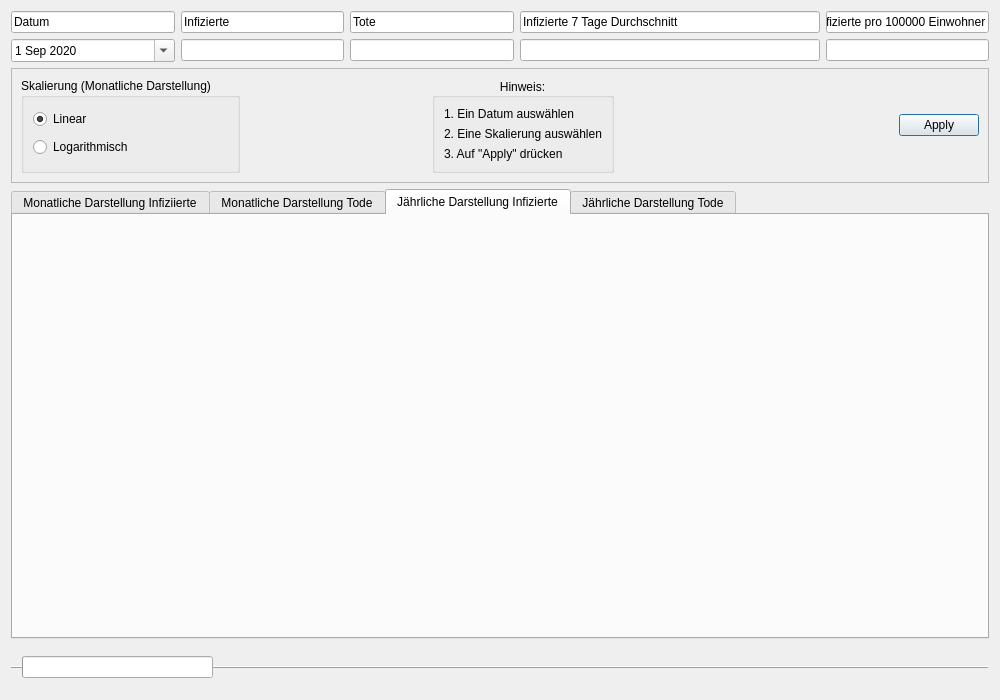
<?xml version="1.0" encoding="UTF-8"?>
<ui version="4.0">
 <class>Ukraine</class>
 <widget class="QDialog" name="Ukraine">
  <property name="geometry">
   <rect>
    <x>0</x>
    <y>0</y>
    <width>1000</width>
    <height>700</height>
   </rect>
  </property>
  <property name="windowTitle">
   <string>Ukraine</string>
  </property>
  <layout class="QVBoxLayout" name="verticalLayout_7">
   <item>
    <layout class="QGridLayout" name="gridLayout">
     <item row="4" column="2">
      <widget class="QLineEdit" name="lineEdit_6">
       <property name="readOnly">
        <bool>true</bool>
       </property>
      </widget>
     </item>
     <item row="2" column="1">
      <widget class="QLineEdit" name="lineEdit">
       <property name="text">
        <string>Infizierte</string>
       </property>
       <property name="readOnly">
        <bool>true</bool>
       </property>
      </widget>
     </item>
     <item row="2" column="4">
      <widget class="QLineEdit" name="lineEdit_2">
       <property name="minimumSize">
        <size>
         <width>300</width>
         <height>0</height>
        </size>
       </property>
       <property name="text">
        <string>Infizierte 7 Tage Durchschnitt</string>
       </property>
       <property name="readOnly">
        <bool>true</bool>
       </property>
      </widget>
     </item>
     <item row="4" column="1">
      <widget class="QLineEdit" name="lineEdit_4">
       <property name="readOnly">
        <bool>true</bool>
       </property>
      </widget>
     </item>
     <item row="4" column="0">
      <widget class="QDateEdit" name="dateEdit">
       <property name="readOnly">
        <bool>false</bool>
       </property>
       <property name="buttonSymbols">
        <enum>QAbstractSpinBox::NoButtons</enum>
       </property>
       <property name="accelerated">
        <bool>false</bool>
       </property>
       <property name="dateTime">
        <datetime>
         <hour>0</hour>
         <minute>0</minute>
         <second>0</second>
         <year>2020</year>
         <month>9</month>
         <day>1</day>
        </datetime>
       </property>
       <property name="minimumDateTime">
        <datetime>
         <hour>0</hour>
         <minute>0</minute>
         <second>0</second>
         <year>2020</year>
         <month>1</month>
         <day>1</day>
        </datetime>
       </property>
       <property name="currentSection">
        <enum>QDateTimeEdit::DaySection</enum>
       </property>
       <property name="calendarPopup">
        <bool>true</bool>
       </property>
       <property name="timeSpec">
        <enum>Qt::LocalTime</enum>
       </property>
       <property name="date">
        <date>
         <year>2020</year>
         <month>9</month>
         <day>1</day>
        </date>
       </property>
      </widget>
     </item>
     <item row="2" column="0">
      <widget class="QLineEdit" name="lineEdit_3">
       <property name="text">
        <string>Datum</string>
       </property>
       <property name="readOnly">
        <bool>true</bool>
       </property>
      </widget>
     </item>
     <item row="2" column="2">
      <widget class="QLineEdit" name="lineEdit_5">
       <property name="text">
        <string>Tote</string>
       </property>
       <property name="readOnly">
        <bool>true</bool>
       </property>
      </widget>
     </item>
     <item row="4" column="4">
      <widget class="QLineEdit" name="lineEdit_7">
       <property name="readOnly">
        <bool>true</bool>
       </property>
      </widget>
     </item>
     <item row="2" column="5">
      <widget class="QLineEdit" name="lineEdit_8">
       <property name="text">
        <string>Infizierte pro 100000 Einwohner</string>
       </property>
       <property name="readOnly">
        <bool>true</bool>
       </property>
      </widget>
     </item>
     <item row="4" column="5">
      <widget class="QLineEdit" name="lineEdit_9">
       <property name="readOnly">
        <bool>true</bool>
       </property>
      </widget>
     </item>
    </layout>
   </item>
   <item>
    <widget class="QFrame" name="frame">
     <property name="frameShape">
      <enum>QFrame::StyledPanel</enum>
     </property>
     <property name="frameShadow">
      <enum>QFrame::Raised</enum>
     </property>
     <layout class="QGridLayout" name="gridLayout_4">
      <item row="0" column="0">
       <widget class="QGroupBox" name="groupBox">
        <property name="enabled">
         <bool>true</bool>
        </property>
        <property name="title">
         <string>Skalierung (Monatliche Darstellung)</string>
        </property>
        <property name="flat">
         <bool>false</bool>
        </property>
        <property name="checkable">
         <bool>false</bool>
        </property>
        <layout class="QVBoxLayout" name="verticalLayout_6">
         <item>
          <widget class="QRadioButton" name="skalaLiear">
           <property name="text">
            <string>Linear</string>
           </property>
           <property name="checked">
            <bool>true</bool>
           </property>
          </widget>
         </item>
         <item>
          <widget class="QRadioButton" name="skalaLogarithm">
           <property name="text">
            <string>Logarithmisch</string>
           </property>
          </widget>
         </item>
        </layout>
       </widget>
      </item>
      <item row="0" column="5">
       <spacer name="horizontalSpacer_2">
        <property name="orientation">
         <enum>Qt::Horizontal</enum>
        </property>
        <property name="sizeHint" stdset="0">
         <size>
          <width>40</width>
          <height>20</height>
         </size>
        </property>
       </spacer>
      </item>
      <item row="0" column="6">
       <widget class="QDialogButtonBox" name="buttonBox">
        <property name="standardButtons">
         <set>QDialogButtonBox::Apply</set>
        </property>
        <property name="centerButtons">
         <bool>false</bool>
        </property>
       </widget>
      </item>
      <item row="0" column="1">
       <spacer name="horizontalSpacer">
        <property name="orientation">
         <enum>Qt::Horizontal</enum>
        </property>
        <property name="sizeHint" stdset="0">
         <size>
          <width>40</width>
          <height>20</height>
         </size>
        </property>
       </spacer>
      </item>
      <item row="0" column="2">
       <widget class="Line" name="line">
        <property name="orientation">
         <enum>Qt::Horizontal</enum>
        </property>
       </widget>
      </item>
      <item row="0" column="4">
       <widget class="QGroupBox" name="groupBox_2">
        <property name="title">
         <string>Hinweis:</string>
        </property>
        <property name="alignment">
         <set>Qt::AlignCenter</set>
        </property>
        <property name="flat">
         <bool>false</bool>
        </property>
        <layout class="QGridLayout" name="gridLayout_6">
         <item row="0" column="0">
          <widget class="QLabel" name="label">
           <property name="text">
            <string>1. Ein Datum auswählen</string>
           </property>
          </widget>
         </item>
         <item row="1" column="0">
          <widget class="QLabel" name="label_2">
           <property name="text">
            <string>2. Eine Skalierung auswählen</string>
           </property>
          </widget>
         </item>
         <item row="2" column="0">
          <widget class="QLabel" name="label_3">
           <property name="text">
            <string>3. Auf &quot;Apply&quot; drücken</string>
           </property>
          </widget>
         </item>
        </layout>
       </widget>
      </item>
     </layout>
    </widget>
   </item>
   <item>
    <layout class="QVBoxLayout" name="verticalLayout">
     <item>
      <widget class="QTabWidget" name="tabWidget">
       <property name="currentIndex">
        <number>2</number>
       </property>
       <widget class="QWidget" name="tab">
        <attribute name="title">
         <string>Monatliche Darstellung Infiziierte</string>
        </attribute>
        <layout class="QGridLayout" name="gridLayout_2">
         <item row="0" column="0">
          <layout class="QVBoxLayout" name="verticalLayout_3"/>
         </item>
        </layout>
       </widget>
       <widget class="QWidget" name="tab_5">
        <attribute name="title">
         <string>Monatliche Darstellung Tode</string>
        </attribute>
        <layout class="QGridLayout" name="gridLayout_3">
         <item row="0" column="0">
          <layout class="QVBoxLayout" name="verticalLayout_9"/>
         </item>
        </layout>
       </widget>
       <widget class="QWidget" name="Tab_2">
        <attribute name="title">
         <string>Jährliche Darstellung Infizierte</string>
        </attribute>
        <layout class="QVBoxLayout" name="verticalLayout_5">
         <item>
          <layout class="QVBoxLayout" name="verticalLayout_4"/>
         </item>
        </layout>
       </widget>
       <widget class="QWidget" name="tab_3">
        <attribute name="title">
         <string>Jährliche Darstellung Tode</string>
        </attribute>
        <layout class="QVBoxLayout" name="verticalLayout_8">
         <item>
          <layout class="QVBoxLayout" name="verticalLayout_2"/>
         </item>
        </layout>
       </widget>
      </widget>
     </item>
    </layout>
   </item>
   <item>
    <widget class="QFrame" name="frame_2">
     <property name="frameShape">
      <enum>QFrame::HLine</enum>
     </property>
     <property name="frameShadow">
      <enum>QFrame::Raised</enum>
     </property>
     <layout class="QGridLayout" name="gridLayout_5">
      <item row="0" column="3">
       <spacer name="horizontalSpacer_4">
        <property name="orientation">
         <enum>Qt::Horizontal</enum>
        </property>
        <property name="sizeHint" stdset="0">
         <size>
          <width>40</width>
          <height>20</height>
         </size>
        </property>
       </spacer>
      </item>
      <item row="0" column="0">
       <widget class="QProgressBar" name="progressBar">
        <property name="value">
         <number>0</number>
        </property>
        <property name="textVisible">
         <bool>false</bool>
        </property>
        <property name="orientation">
         <enum>Qt::Horizontal</enum>
        </property>
       </widget>
      </item>
      <item row="0" column="4">
       <spacer name="horizontalSpacer_3">
        <property name="orientation">
         <enum>Qt::Horizontal</enum>
        </property>
        <property name="sizeHint" stdset="0">
         <size>
          <width>40</width>
          <height>20</height>
         </size>
        </property>
       </spacer>
      </item>
      <item row="0" column="2">
       <spacer name="horizontalSpacer_5">
        <property name="orientation">
         <enum>Qt::Horizontal</enum>
        </property>
        <property name="sizeHint" stdset="0">
         <size>
          <width>40</width>
          <height>20</height>
         </size>
        </property>
       </spacer>
      </item>
      <item row="0" column="1">
       <spacer name="horizontalSpacer_6">
        <property name="orientation">
         <enum>Qt::Horizontal</enum>
        </property>
        <property name="sizeHint" stdset="0">
         <size>
          <width>40</width>
          <height>20</height>
         </size>
        </property>
       </spacer>
      </item>
     </layout>
    </widget>
   </item>
  </layout>
 </widget>
 <resources/>
 <connections/>
</ui>
